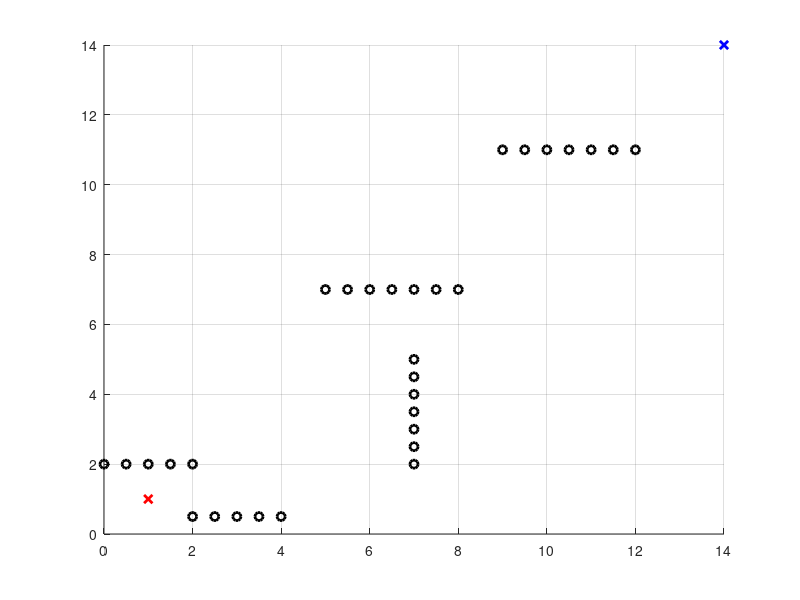
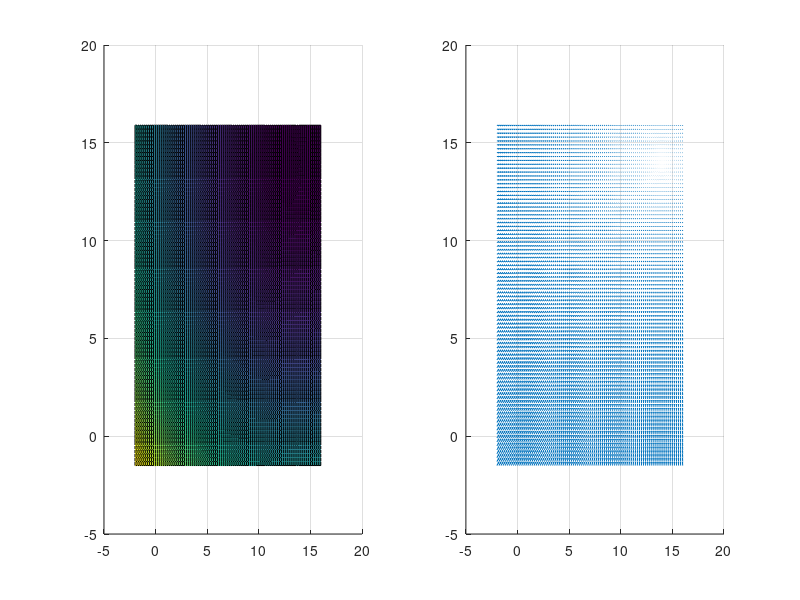
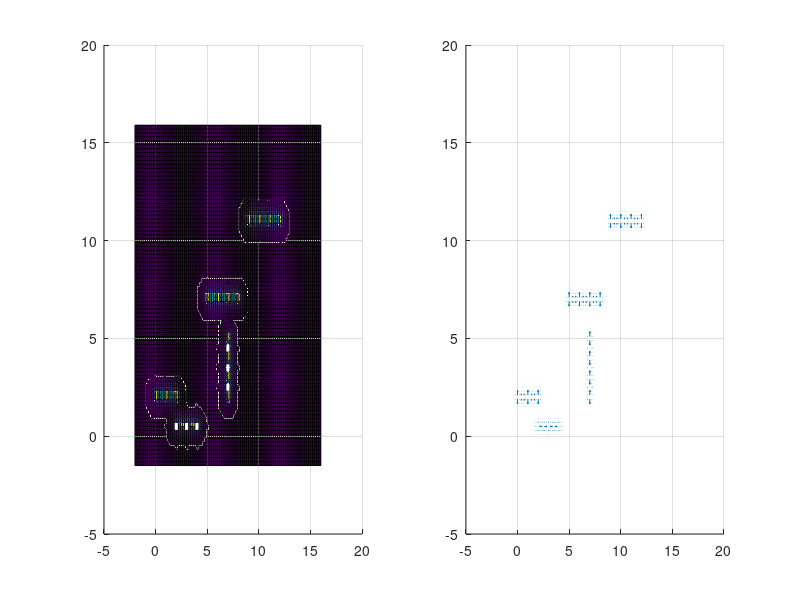
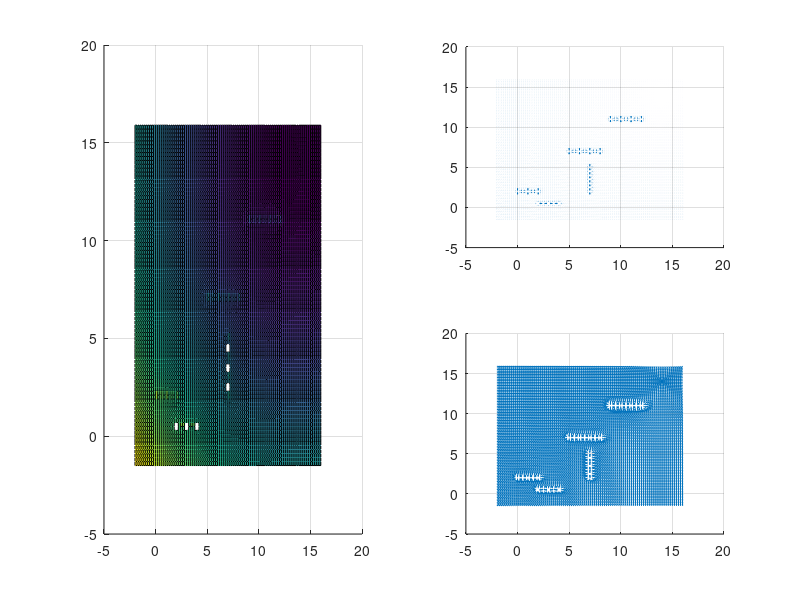

Source code (MATLAB) for these figures, in order: (Note: this script raises an error after producing the figures.)
clear;
close all;
clc;

vortex = 0; 
T = 130;   
% Initial position
X0 = [1;1];
% Goal position
G = [14;14];

%% Obstacles position
% Addition of walls
ob1_x = 0:0.5:2;
ob1_y = 2 * ones(1,size(ob1_x,2));
ob2_x = 5:0.5:8;
ob2_y = 7 * ones(1,size(ob2_x,2));
ob3_x = 2:0.5:4;
ob3_y = 0.5 * ones(1,size(ob3_x,2));
ob4_y = 2:0.5:5;
ob4_x = 7 * ones(1,size(ob4_y,2));
ob5_x = 9:0.5:12;
ob5_y = 11 * ones(1,size(ob5_x,2));

O = vertcat([ob1_x' ob1_y'],[ob2_x' ob2_y'],[ob3_x' ob3_y'],[ob4_x' ob4_y'],[ob5_x' ob5_y']) ;

% Direction of rotation
rotations = ones(size(O,1),1);      

dmin = 1;

Ja = @(x,y,Gx,Gy)((1/2) * ((x - Gx).^2 + (y - Gy).^2));% potential Ja
Jr = @(x,y,Ox,Oy)(1./((x - Ox).^2 + (y-Oy).^2));% potential Jr

nablaJaX = @(x,y,Gx,Gy)(x - Gx);% derivative of Ja w.r.t. X
nablaJaY = @(x,y,Gx,Gy)(y - Gy);% derivative of Ja w.r.t. Y
nablaJrX = @(x,y,Ox,Oy)(2 * (Ox - x)./(((x - Ox).^2+(y - Oy).^2).^2));% derivative of Jr w.r.t. X
nablaJrY = @(x,y,Ox,Oy)(2 * (Oy - y)./(((x - Ox).^2+(y - Oy).^2).^2));% derivative of Jr w.r.t. Y

rho = @(x,y,Ox,Oy)((x - Ox).^2 + (y - Oy).^2 <= dmin^2);

alpha = 0.01;
deltaXY = 0.2;    
                      
wa = 5; % reaches goal faster passing obstacles in close distance                           
wo = 2;  
%%
xm = min(X0(1),G(1)); xm=min(xm,min(O(:,1)));
xM = max(X0(1),G(1)); xM=max(xM,max(O(:,1)));
ym = min(X0(2),G(2)); ym=min(ym,min(O(:,2)));
yM = max(X0(2),G(2)); yM=max(yM,max(O(:,2)));

figure('Name','Trajectory');
hold on;
grid on;
plot(X0(1),X0(2),'xr','LineWidth',2);       % Starting point
plot(G(1),G(2),'xb','LineWidth',2);         % Goal point
plot(O(:,1),O(:,2),'ok','LineWidth',2);     % Obstacles

%%
xx = xm - 2:deltaXY:xM + 2;
yy = ym - 2:deltaXY:yM + 2;
[XX,YY] = meshgrid(xx,yy);

Za = Ja(XX,YY,G(1),G(2));
nablaJaXX = nablaJaX(XX,YY,G(1),G(2));
nablaJaYY = nablaJaY(XX,YY,G(1),G(2));

figure('Name','Attraction');
subplot(121); hold on; grid on; surf(XX,YY,Za);
subplot(122); hold on; grid on; quiver(XX,YY,-nablaJaXX,-nablaJaYY);

Zr = zeros(size(Za));
nablaJrXX = zeros(size(nablaJaXX));
nablaJrYY = zeros(size(nablaJaXX));

for i = 1:size(O,1)
    oi = O(i,:);
    Zr = Zr + Jr(XX,YY,oi(1),oi(2)).*rho(XX,YY,oi(1),oi(2));% to ensure piecewise definition

    if ~vortex
        nablaJrXX = nablaJrXX + nablaJrX(XX,YY,oi(1),oi(2)).*rho(XX,YY,oi(1),oi(2)) * rotations(i);
        nablaJrYY = nablaJrYY + nablaJrY(XX,YY,oi(1),oi(2)).*rho(XX,YY,oi(1),oi(2)) * rotations(i);
    else
        nablaJrXX = nablaJrXX - nablaJrY(XX,YY,oi(1),oi(2)).*rho(XX,YY,oi(1),oi(2)) * rotations(i);
        nablaJrYY = nablaJrYY + nablaJrX(XX,YY,oi(1),oi(2)).*rho(XX,YY,oi(1),oi(2)) * rotations(i);
    end
end

figure('Name','Repulsion');
subplot(121);hold on;grid on;surf(XX,YY,Zr);
subplot(122);hold on;grid on;quiver(XX,YY,-nablaJrXX,-nablaJrYY);

J = wa * Za + wo * Zr;
nablaJx = wa * nablaJaXX + wo * nablaJrXX;
nablaJy = wa * nablaJaYY + wo * nablaJrYY;

nablaJxn = nablaJx./sqrt(nablaJx.^2 + nablaJy.^2);% normalized version in order to show the directions of arrows
nablaJyn = nablaJy./sqrt(nablaJx.^2 + nablaJy.^2);

figure('Name','Overall');
subplot(2,2,[1 3]);hold on;grid on;surf(XX,YY,J);
subplot(222);hold on;grid on;quiver(XX,YY,-nablaJx,-nablaJy);
subplot(224);hold on;grid on;quiver(XX,YY,-nablaJxn,-nablaJyn);

%%
% Calculate trajectory
[t,X] = ode45(@(t,X)(nablaEvolution(t,X,nablaJaX,nablaJaY,nablaJrX,nablaJrY,rotations,vortex,wa,wo,G,O,alpha,rho)),[0,T],X0);
nsteps = size(X,1);
dX = zeros(nsteps,2);

x_coordinates = X(:,1);
y_coordinates = X(:,2);
for i = 1:size(t,1)     
    Xdot = nablaEvolution(t(i),[x_coordinates(i),y_coordinates(i)],nablaJaX,nablaJaY,nablaJrX,nablaJrY,rotations,vortex,wa,wo,G,O,alpha,rho);
    dX(i,:) = [Xdot(1) Xdot(2)];
end

if (nsteps <= 2 * T)           
    X_ref = zeros(nsteps * 2,size(X,2));
    dX_ref = zeros(nsteps * 2,size(dX,2));
    for i = 1:size(dX,2)        
        X_ref(:,i)   = interp(X(:,i),2);
        dX_ref(:,i)  = interp(dX(:,i),2);
    end
    nsteps = size(X_ref,1);    
    theta  = atan2(dX_ref(:,2),dX_ref(:,1));
    X = [X_ref theta];
    dX = dX_ref;
elseif (nsteps >= 3.75 * T)    
    X_ref = zeros(ceil(nsteps/2),size(X,2));
    dX_ref = zeros(ceil(nsteps/2),size(dX,2));
    for i = 1:size(dX,2)        
        X_ref(:,i) = decimate(X(:,i),2);
        dX_ref(:,i) = decimate(dX(:,i),2);
    end
    nsteps = size(X_ref,1);    
    theta = atan2(dX_ref(:,2),dX_ref(:,1));
    X = [X_ref theta];
    dX = dX_ref;
end

figure("Name","Trajectory overall potential fields");
hold on;grid on;
quiver(XX,YY,-nablaJxn,-nablaJyn);
plot(X0(1),X0(2),'xm','LineWidth',2);
plot(G(1),G(2),'xr','LineWidth',2);
plot(O(:,1),O(:,2),'ok','LineWidth',2);
plot(X(:,1),X(:,2),'k','LineWidth',2);

save Path_planning_variables X dX nsteps O T 
clearvars   j

% Function implementation
function[dX] = nablaEvolution(~,X,nablaJaX,nablaJaY,nablaJrX,nablaJrY,rotations,vortex,wa,wo,G,O,alpha,rho)
    x = X(1);   y = X(2);
    nablaJx = wa * nablaJaX(x,y,G(1),G(2));
    nablaJy = wa * nablaJaY(x,y,G(1),G(2));
    for k = 1:size(O,1)
        if ~vortex
            nablaJx = nablaJx + wo * nablaJrX(x,y,O(k,1),O(k,2)) * rho(x,y,O(k,1),O(k,2)) * rotations(k);
            nablaJy = nablaJy + wo * nablaJrY(x,y,O(k,1),O(k,2)) * rho(x,y,O(k,1),O(k,2)) * rotations(k);            
        else 
            nablaJr = [nablaJrX(x,y,O(k,1),O(k,2)) * rotations(k);
                     nablaJrY(x,y,O(k,1),O(k,2)) * rotations(k)];
            nalbaJr = [1 0;0 -1] * nablaJr;
            nablaJx = nablaJx + wo * nalbaJr(1);
            nablaJy = nablaJy + wo * nalbaJr(2);
        end

    end
    dX = -alpha * [nablaJx;nablaJy];
end